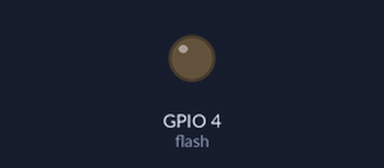
A program run on a simulated ESP32 board running MicroPython. On the bench: output pins drawn as LEDs (lit = HIGH). What the program prints to the serial console is not drawn. At 9.0 s the program stops and its outputs stay as they are.

Above: at 0.1 s.
At 6.1 s:
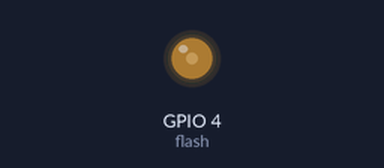
At 7.6 s:
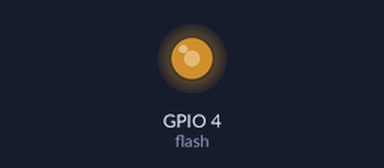
Timing chart, 0 to 10.5 s (numbered marks = the images above):
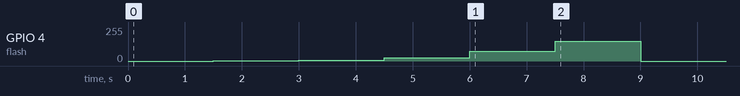

Measured:
- by itself, GPIO 4 (flash): rises from 0/255 to 150/255 in 6.0 s, then falls to 0/255 in 1.5 s

The program:

c5_pwm_levels.py
```python
from machine import Pin, PWM
import time

flash = PWM(Pin(4), freq=1000, duty=0)  # 플래시를 PWM 으로 연결

levels = [0, 10, 30, 100, 300, 600]  # duty 는 0 ~ 1023

for d in levels:
    flash.duty(d)
    print("duty", d, "→", d * 100 // 1023, "%")
    time.sleep_ms(1500)

flash.duty(0)
flash.deinit()
print("끝")
```
